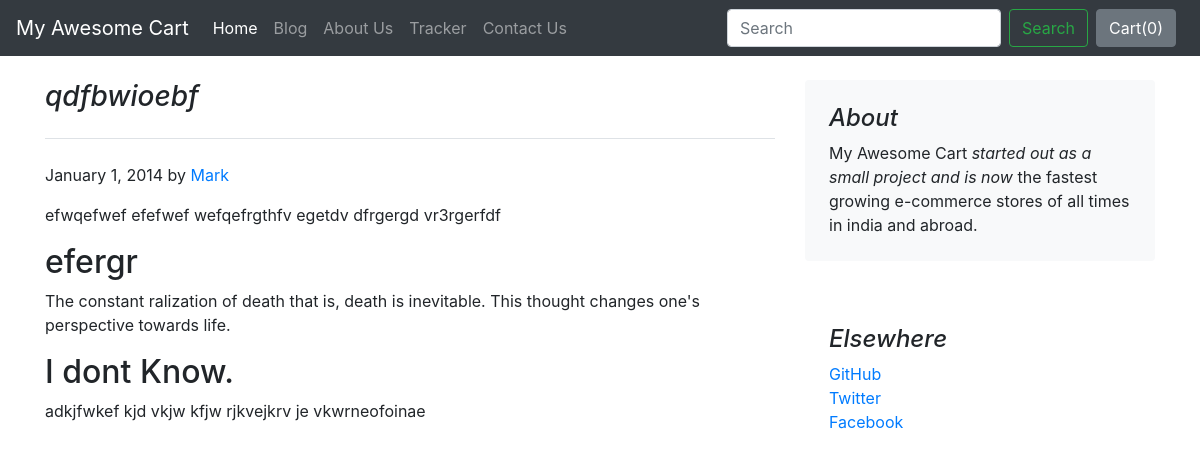
The app's page /blog/blogpost/2 with its own data.
### blog/models.py (models this page shows)
class Blogpost(models.Model):
    post_id = models.AutoField(primary_key= True)
    tilte = models.CharField(max_length=50)
    head0 = models.CharField(max_length=500, default="")
    chead0 = models.CharField(max_length=5000, default="")
    head1 = models.CharField(max_length=500, default="")
    chead1 = models.CharField(max_length=5000, default="")
    head2 = models.CharField(max_length=500, default="")
    chead2 = models.CharField(max_length=5000, default="")
    pub_date = models.DateField()
    thumbnail = models.ImageField(upload_to='shop/images', default="")
    def __str__(self):
        return self.tilte

### blog/views.py (the view)
# urls.py: path('blogpost/<int:id>',views.blogpost,name='BlogPost'),
def blogpost(request, id):
    post = Blogpost.objects.filter(post_id = id)[0]
    print(post)
    return render(request, 'blog/blogpost.html',{'post':post})

### blog/templates/blog/blogpost.html (shortened to what this page needs)
{% extends 'blog/basic.html' %}
{% block body %}
<div class="container">
    <div class="row mt-4">
        <div class="col-md-8 blog-main">
            <h3 class="pb-4 mb-4 font-italic border-bottom">
                {{post.tilte}}
            </h3>
            <div class="blog-post">
                <p class="blog-post-meta">January 1, 2014 by <a href="#">Mark</a></p>
                <p>{{post.chead0}}</p>
                <h2>{{post.head1}}</h2>
                <p>{{post.chead1}}</p>
                <h2>{{post.head2}}</h2>
                <p>{{post.chead2}}</p>
            </div>
        </div>
        <aside class="col-md-4 blog-sidebar">
            <div class="p-4 mb-3 bg-light rounded">
                <h4 class="font-italic">About</h4>
                <p class="mb-0">My Awesome Cart <em>started out as a small project and is now</em> the fastest growing
                    e-commerce stores of all times in india and abroad.</p>
            </div>
            <div class="fb-like" data-href="http://127.0.0.1:8000/blog/blogpost/{{post.post_id}}" data-layout="standard" data-action="like" data-size="large" data-show-faces="false" data-share="true"></div><br>
            <div class="p-4">
                <h4 class="font-italic">Elsewhere</h4>
                <ol class="list-unstyled">
                    <li><a href="#">GitHub</a></li>
                    <li><a href="#">Twitter</a></li>
                    <li><a href="#">Facebook</a></li>
                </ol>
            </div>
        </aside>
    </div>
</div>
{% endblock %}

### records on screen
Blogpost: tilte "qdfbwioebf", chead0 "efwqefwef efefwef wefqefrgthfv egetdv dfrgergd vr3rgerfdf", head1 "efergr", chead1 "The constant ralization of death that is, death is inevitable. This thought changes one's perspective towards life.", head2 "I dont Know.", chead2 "adkjfwkef kjd vkjw kfjw rjkvejkrv je vkwrneofoinae"
